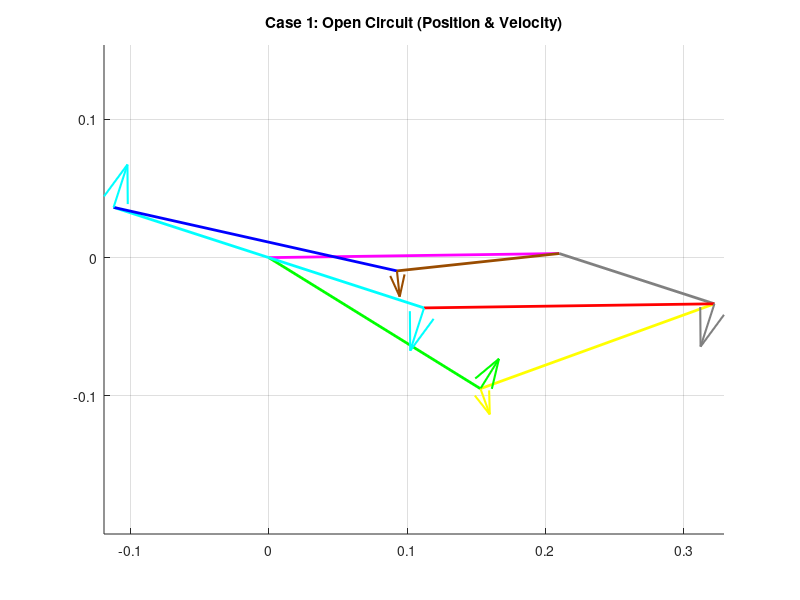
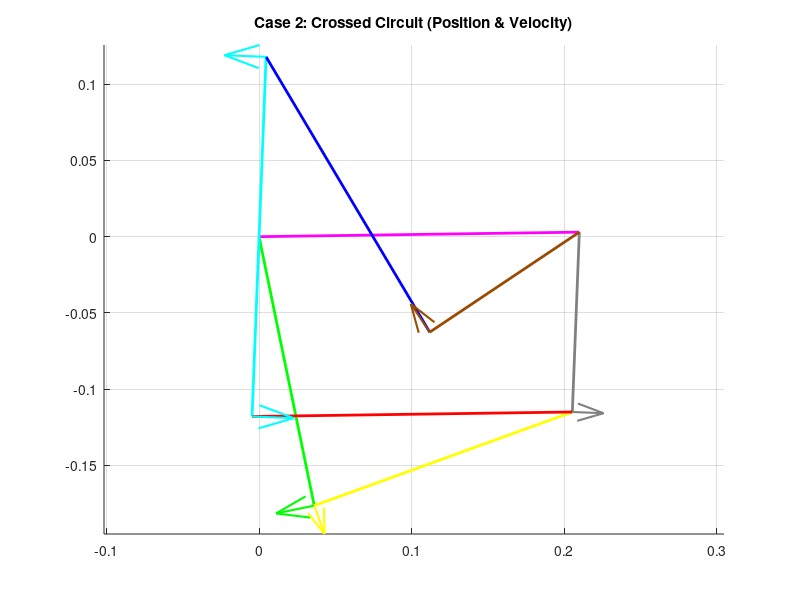

The MATLAB source for these figures, in order:
clear all
close all
clc

% ==========================================
% SECTION 1: PARAMETERS & INPUT
% ==========================================
L1 = 0.210; % Ground (Pink)
L2_Loop1 = 0.180; % Green
L3_Loop1 = 0.180; % Yellow
L4_Shared = 0.118; % Grey

L2_Loop2 = 0.118; % Cyan
L3_Loop2 = 0.210; % Red

L2_Loop3 = 0.118; % Cyan (Extended)
L3_Loop3 = 0.210; % Blue
L4_Loop3 = 0.118; % Brown

d = L1;
offset_deg = 0.81;
offset = deg2rad(offset_deg);

q3d_global = 19.94; 
q3 = deg2rad(q3d_global) - offset;

w_Yellow = -2.2; % Input Angular Velocity

% ==========================================
% SECTION 2: POSITION ANALYSIS
% ==========================================

% --- LOOP 1: Green-Yellow-Grey (O2-O4) ---
a = L2_Loop1; b = L3_Loop1; c = L4_Shared;
K1=d/b; K2=d/c; K3=(b^2-a^2+c^2+d^2)/(2*b*c); K4=d/a; K5=(c^2-d^2-b^2-a^2)/(2*b*a);
A=cos(q3)-K1-K2*cos(q3)+K3; B=-2*sin(q3); C=K1-(K2+1)*cos(q3)+K3;
D=cos(q3)-K1+K4*cos(q3)+K5; E=-2*sin(q3); F=K1+(K4-1)*cos(q3)+K5;

q4_L1_open = 2*atan((-B - sqrt(B^2 - 4*A*C))/(2*A));
q2_L1_open = 2*atan((-E - sqrt(E^2 - 4*D*F))/(2*D));
q4_L1_cross = 2*atan((-B + sqrt(B^2 - 4*A*C))/(2*A));
q2_L1_cross = 2*atan((-E + sqrt(E^2 - 4*D*F))/(2*D));

% --- LOOP 2: Cyan-Red-Grey (Cyan at O2, Grey at O4) ---
a = L2_Loop2; b = L3_Loop2; c = L4_Shared;
K1_L2=d/c; K2_L2=d/a; K3_L2=(c^2-b^2+a^2+d^2)/(2*c*a); K4_L2=d/b; K5_L2=(a^2-d^2-c^2-b^2)/(2*c*b);

% Case 1 (Open)
q_in_1 = q4_L1_open;
A2_1=cos(q_in_1)-K1_L2-K2_L2*cos(q_in_1)+K3_L2; B2_1=-2*sin(q_in_1); C2_1=K1_L2-(K2_L2+1)*cos(q_in_1)+K3_L2;
D2_1=cos(q_in_1)-K1_L2+K4_L2*cos(q_in_1)+K5_L2; E2_1=-2*sin(q_in_1); F2_1=K1_L2+(K4_L2-1)*cos(q_in_1)+K5_L2;
q2_Cyan_1 = 2*atan((-B2_1 + sqrt(B2_1^2 - 4*A2_1*C2_1))/(2*A2_1)); 
q3_Red_1 = 2*atan((-E2_1 + sqrt(E2_1^2 - 4*D2_1*F2_1))/(2*D2_1));

% Case 2 (Crossed)
q_in_2 = q4_L1_cross;
A2_2=cos(q_in_2)-K1_L2-K2_L2*cos(q_in_2)+K3_L2; B2_2=-2*sin(q_in_2); C2_2=K1_L2-(K2_L2+1)*cos(q_in_2)+K3_L2;
D2_2=cos(q_in_2)-K1_L2+K4_L2*cos(q_in_2)+K5_L2; E2_2=-2*sin(q_in_2); F2_2=K1_L2+(K4_L2-1)*cos(q_in_2)+K5_L2;
q2_Cyan_2 = 2*atan((-B2_2 + sqrt(B2_2^2 - 4*A2_2*C2_2))/(2*A2_2)); 
q3_Red_2 = 2*atan((-E2_2 + sqrt(E2_2^2 - 4*D2_2*F2_2))/(2*D2_2));

% --- LOOP 3: Cyan-Blue-Brown (Cyan at O2, Brown at O4) ---
a = L2_Loop3; b = L3_Loop3; c = L4_Loop3;
K1_L3=d/a; K2_L3=d/c; K3_L3=(a^2-b^2+c^2+d^2)/(2*a*c); K4_L3=d/b; K5_L3=(c^2-d^2-a^2-b^2)/(2*a*b);

% Case 1 (Open)
q_in_3_1 = q2_Cyan_1 + pi;
A3_1=cos(q_in_3_1)-K1_L3-K2_L3*cos(q_in_3_1)+K3_L3; B3_1=-2*sin(q_in_3_1); C3_1=K1_L3-(K2_L3+1)*cos(q_in_3_1)+K3_L3;
D3_1=cos(q_in_3_1)-K1_L3+K4_L3*cos(q_in_3_1)+K5_L3; E3_1=-2*sin(q_in_3_1); F3_1=K1_L3+(K4_L3-1)*cos(q_in_3_1)+K5_L3;
q4_Brown_1 = 2*atan((-B3_1 + sqrt(B3_1^2 - 4*A3_1*C3_1))/(2*A3_1));
q3_Blue_1 = 2*atan((-E3_1 + sqrt(E3_1^2 - 4*D3_1*F3_1))/(2*D3_1));

% Case 2 (Crossed)
q_in_3_2 = q2_Cyan_2 + pi;
A3_2=cos(q_in_3_2)-K1_L3-K2_L3*cos(q_in_3_2)+K3_L3; B3_2=-2*sin(q_in_3_2); C3_2=K1_L3-(K2_L3+1)*cos(q_in_3_2)+K3_L3;
D3_2=cos(q_in_3_2)-K1_L3+K4_L3*cos(q_in_3_2)+K5_L3; E3_2=-2*sin(q_in_3_2); F3_2=K1_L3+(K4_L3-1)*cos(q_in_3_2)+K5_L3;
q4_Brown_2 = 2*atan((-B3_2 + sqrt(B3_2^2 - 4*A3_2*C3_2))/(2*A3_2));
q3_Blue_2 = 2*atan((-E3_2 + sqrt(E3_2^2 - 4*D3_2*F3_2))/(2*D3_2));

% --- DISPLAY ANGLES ---
disp('======================================');
disp('       POSITION RESULTS (Degrees)');
disp('======================================');
disp('--- CASE 1 (OPEN) ---');
disp(['  Green:  ', num2str(rad2deg(q2_L1_open)+offset_deg)]);
disp(['  Yellow: ', num2str(q3d_global)]);
disp(['  Grey:   ', num2str(rad2deg(q4_L1_open)+offset_deg)]);
disp(['  Cyan:   ', num2str(rad2deg(q2_Cyan_1)+offset_deg)]);
disp(['  Red:    ', num2str(rad2deg(q3_Red_1)+offset_deg)]);
disp(['  Blue:   ', num2str(rad2deg(q3_Blue_1)+offset_deg)]);
disp(['  Brown:  ', num2str(rad2deg(q4_Brown_1)+offset_deg)]);
disp(' ');
disp('--- CASE 2 (CROSSED) ---');
disp(['  Green:  ', num2str(rad2deg(q2_L1_cross)+offset_deg)]);
disp(['  Yellow: ', num2str(q3d_global)]);
disp(['  Grey:   ', num2str(rad2deg(q4_L1_cross)+offset_deg)]);
disp(['  Cyan:   ', num2str(rad2deg(q2_Cyan_2)+offset_deg)]);
disp(['  Red:    ', num2str(rad2deg(q3_Red_2)+offset_deg)]);
disp(['  Blue:   ', num2str(rad2deg(q3_Blue_2)+offset_deg)]);
disp(['  Brown:  ', num2str(rad2deg(q4_Brown_2)+offset_deg)]);
disp(' ');

% ==========================================
% SECTION 3: VELOCITY ANALYSIS
% ==========================================
% w_Yellow = -2.2

% --- Loop 1 ---
a=L2_Loop1; b=L3_Loop1; c=L4_Shared;
% Case 1
w_Grey_1 = (b * w_Yellow * sin(q3 - q2_L1_open)) / (c * sin(q4_L1_open - q2_L1_open));
w_Green_1 = (b * w_Yellow * sin(q4_L1_open - q3)) / (a * sin(q4_L1_open - q2_L1_open));
% Case 2
w_Grey_2 = (b * w_Yellow * sin(q3 - q2_L1_cross)) / (c * sin(q4_L1_cross - q2_L1_cross));
w_Green_2 = (b * w_Yellow * sin(q4_L1_cross - q3)) / (a * sin(q4_L1_cross - q2_L1_cross));

% --- Loop 2 ---
a=L2_Loop2; b=L3_Loop2; c=L4_Shared;
% Case 1
w_Cyan_1 = (c * w_Grey_1 * sin(q4_L1_open - q3_Red_1)) / (a * sin(q2_Cyan_1 - q3_Red_1));
w_Red_1 = (c * w_Grey_1 * sin(q4_L1_open - q2_Cyan_1)) / (b * sin(q3_Red_1 - q2_Cyan_1));
% Case 2
w_Cyan_2 = (c * w_Grey_2 * sin(q4_L1_cross - q3_Red_2)) / (a * sin(q2_Cyan_2 - q3_Red_2));
w_Red_2 = (c * w_Grey_2 * sin(q4_L1_cross - q2_Cyan_2)) / (b * sin(q3_Red_2 - q2_Cyan_2));

% --- Loop 3 ---
a=L2_Loop3; b=L3_Loop3; c=L4_Loop3;
% Case 1
w_Brown_1 = (a * w_Cyan_1 * sin(q_in_3_1 - q3_Blue_1)) / (c * sin(q4_Brown_1 - q3_Blue_1));
w_Blue_1 = (a * w_Cyan_1 * sin(q4_Brown_1 - q_in_3_1)) / (b * sin(q4_Brown_1 - q3_Blue_1));
% Case 2
w_Brown_2 = (a * w_Cyan_2 * sin(q_in_3_2 - q3_Blue_2)) / (c * sin(q4_Brown_2 - q3_Blue_2));
w_Blue_2 = (a * w_Cyan_2 * sin(q4_Brown_2 - q_in_3_2)) / (b * sin(q4_Brown_2 - q3_Blue_2));

% --- DISPLAY VELOCITIES ---
disp('======================================');
disp('       VELOCITY RESULTS (rad/s)');
disp('======================================');
disp('--- CASE 1 (OPEN) ---');
disp(['  w_Green: ', num2str(w_Green_1)]);
disp(['  w_Yellow (Input): ', num2str(w_Yellow)]);
disp(['  w_Grey:  ', num2str(w_Grey_1)]);
disp(['  w_Cyan:  ', num2str(w_Cyan_1)]);
disp(['  w_Red:   ', num2str(w_Red_1)]);
disp(['  w_Blue:  ', num2str(w_Blue_1)]);
disp(['  w_Brown: ', num2str(w_Brown_1)]);
disp(' ');
disp('--- CASE 2 (CROSSED) ---');
disp(['  w_Green: ', num2str(w_Green_2)]);
disp(['  w_Yellow (Input): ', num2str(w_Yellow)]);
disp(['  w_Grey:  ', num2str(w_Grey_2)]);
disp(['  w_Cyan:  ', num2str(w_Cyan_2)]);
disp(['  w_Red:   ', num2str(w_Red_2)]);
disp(['  w_Blue:  ', num2str(w_Blue_2)]);
disp(['  w_Brown: ', num2str(w_Brown_2)]);

% ==========================================
% SECTION 4: VECTORS & PLOTTING
% ==========================================

RO4O2 = L1*exp(1i*offset);
RO4O2x = real(RO4O2); RO4O2y = imag(RO4O2);

% --- CASE 1 (OPEN) ---
figure(1)
hold on; title('Case 1: Open Circuit (Position & Velocity)');

% 1. Create Position Vectors (Relative to their Pivot)
% Green at O2 (0,0)
R_Green = L2_Loop1*exp(1i*(q2_L1_open+offset)); 
% Yellow at Green Tip
R_Yellow = L3_Loop1*exp(1i*(q3+offset)); 
% Grey at O4 (RO4O2)
R_Grey = L4_Shared*exp(1i*(q4_L1_open+offset)); 

% Cyan at O2 (0,0) <-- CORRECTED: Fixed at O2
R_Cyan = L2_Loop2*exp(1i*(q2_Cyan_1+offset)); 
% Red at Cyan Tip
R_Red = L3_Loop2*exp(1i*(q3_Red_1+offset)); 

% Cyan Up at O2 (0,0) <-- CORRECTED
R_Cyan_Up = L2_Loop3*exp(1i*(q_in_3_1+offset)); 
% Blue at Cyan Up Tip
R_Blue = L3_Loop3*exp(1i*(q3_Blue_1+offset)); 
% Brown at O4 (RO4O2)
R_Brown = L4_Loop3*exp(1i*(q4_Brown_1+offset)); 

% 2. Plot Mechanism (Position)
plot([0 RO4O2x], [0 RO4O2y], 'm-', 'LineWidth', 2); % Ground (Pink)

% Loop 1
plot([0 real(R_Green)], [0 imag(R_Green)], 'g-', 'LineWidth', 2); % Green
plot([real(R_Green) real(R_Grey)+RO4O2x], [imag(R_Green) imag(R_Grey)+RO4O2y], 'y-', 'LineWidth', 2); % Yellow
plot([RO4O2x real(R_Grey)+RO4O2x], [RO4O2y imag(R_Grey)+RO4O2y], 'Color', [0.5 0.5 0.5], 'LineWidth', 2); % Grey

% Loop 2
plot([0 real(R_Cyan)], [0 imag(R_Cyan)], 'c-', 'LineWidth', 2); % Cyan (Starts at 0,0)
plot([real(R_Cyan) real(R_Grey)+RO4O2x], [imag(R_Cyan) imag(R_Grey)+RO4O2y], 'r-', 'LineWidth', 2); % Red

% Loop 3
plot([0 real(R_Cyan_Up)], [0 imag(R_Cyan_Up)], 'c-', 'LineWidth', 2); % Cyan Up (Starts at 0,0)
plot([real(R_Cyan_Up) real(R_Brown)+RO4O2x], [imag(R_Cyan_Up) imag(R_Brown)+RO4O2y], 'b-', 'LineWidth', 2); % Blue
plot([RO4O2x real(R_Brown)+RO4O2x], [RO4O2y imag(R_Brown)+RO4O2y], 'Color', [0.6 0.3 0], 'LineWidth', 2); % Brown

% 3. Calculate Velocities (V = 1i * R * w)
V_Green = 1i * R_Green * w_Green_1;
V_Yellow_Rel = 1i * R_Yellow * w_Yellow;
V_Grey = 1i * R_Grey * w_Grey_1;
V_Cyan = 1i * R_Cyan * w_Cyan_1;
V_Cyan_Up = 1i * R_Cyan_Up * w_Cyan_1;
V_Brown = 1i * R_Brown * w_Brown_1;

% 4. Plot Velocities
quiver(real(R_Green), imag(R_Green), real(V_Green)/40, imag(V_Green)/40, 0, 'Color', 'g', 'LineWidth', 1.5, 'MaxHeadSize', 0.5);
quiver(real(R_Green), imag(R_Green), real(V_Yellow_Rel)/20, imag(V_Yellow_Rel)/20, 0, 'Color', 'y', 'LineWidth', 1.5, 'MaxHeadSize', 0.5);
quiver(real(R_Grey)+RO4O2x, imag(R_Grey)+RO4O2y, real(V_Grey)/40, imag(V_Grey)/40, 0,'Color', [0.5 0.5 0.5], 'LineWidth', 1.5, 'MaxHeadSize', 0.5);
% Cyan at 0,0
quiver(real(R_Cyan), imag(R_Cyan), real(V_Cyan)/40, imag(V_Cyan)/40, 0, 'c', 'LineWidth', 1.5, 'MaxHeadSize', 0.5);
% Cyan Up at 0,0
quiver(real(R_Cyan_Up), imag(R_Cyan_Up), real(V_Cyan_Up)/40, imag(V_Cyan_Up)/40, 0, 'c', 'LineWidth', 1.5, 'MaxHeadSize', 0.5);
quiver(real(R_Brown)+RO4O2x, imag(R_Brown)+RO4O2y, real(V_Brown)/20, imag(V_Brown)/20, 0, 'Color', [0.6 0.3 0], 'LineWidth', 1.5, 'MaxHeadSize', 0.5);

axis equal; grid on;

% --- CASE 2 (CROSSED) ---
figure(2)
hold on; title('Case 2: Crossed Circuit (Position & Velocity)');

% 1. Create Vectors
R_Green_2 = L2_Loop1*exp(1i*(q2_L1_cross+offset));
R_Yellow_2 = L3_Loop1*exp(1i*(q3+offset));
R_Grey_2 = L4_Shared*exp(1i*(q4_L1_cross+offset));
R_Cyan_2 = L2_Loop2*exp(1i*(q2_Cyan_2+offset)); % At O2
R_Red_2 = L3_Loop2*exp(1i*(q3_Red_2+offset));
R_Cyan_Up_2 = L2_Loop3*exp(1i*(q_in_3_2+offset)); % At O2
R_Blue_2 = L3_Loop3*exp(1i*(q3_Blue_2+offset));
R_Brown_2 = L4_Loop3*exp(1i*(q4_Brown_2+offset));

% 2. Plot Position
plot([0 RO4O2x], [0 RO4O2y], 'm-', 'LineWidth', 2);
plot([0 real(R_Green_2)], [0 imag(R_Green_2)], 'g-', 'LineWidth', 2);
plot([real(R_Green_2) real(R_Grey_2)+RO4O2x], [imag(R_Green_2) imag(R_Grey_2)+RO4O2y], 'y-', 'LineWidth', 2);
plot([RO4O2x real(R_Grey_2)+RO4O2x], [RO4O2y imag(R_Grey_2)+RO4O2y], 'Color', [0.5 0.5 0.5], 'LineWidth', 2);
% Cyan at 0,0
plot([0 real(R_Cyan_2)], [0 imag(R_Cyan_2)], 'c-', 'LineWidth', 2);
plot([real(R_Cyan_2) real(R_Grey_2)+RO4O2x], [imag(R_Cyan_2) imag(R_Grey_2)+RO4O2y], 'r-', 'LineWidth', 2);
% Cyan Up at 0,0
plot([0 real(R_Cyan_Up_2)], [0 imag(R_Cyan_Up_2)], 'c-', 'LineWidth', 2);
plot([real(R_Cyan_Up_2) real(R_Brown_2)+RO4O2x], [imag(R_Cyan_Up_2) imag(R_Brown_2)+RO4O2y], 'b-', 'LineWidth', 2);
plot([RO4O2x real(R_Brown_2)+RO4O2x], [RO4O2y imag(R_Brown_2)+RO4O2y], 'Color', [0.6 0.3 0], 'LineWidth', 2);

% 3. Calculate Velocities
V_Green_2 = 1i * R_Green_2 * w_Green_2;
V_Yellow_Rel_2 = 1i * R_Yellow_2 * w_Yellow;
V_Grey_2 = 1i * R_Grey_2 * w_Grey_2;
V_Cyan_2 = 1i * R_Cyan_2 * w_Cyan_2;
V_Cyan_Up_2 = 1i * R_Cyan_Up_2 * w_Cyan_2;
V_Brown_2 = 1i * R_Brown_2 * w_Brown_2;

% 4. Plot Velocities
quiver(real(R_Green_2), imag(R_Green_2), real(V_Green_2)/60, imag(V_Green_2)/60, 0, 'g', 'LineWidth', 1.5, 'MaxHeadSize', 0.5);
quiver(real(R_Green_2), imag(R_Green_2), real(V_Yellow_Rel_2)/20, imag(V_Yellow_Rel_2)/20, 0, 'y', 'LineWidth', 1.5, 'MaxHeadSize', 0.5);
quiver(real(R_Grey_2)+RO4O2x, imag(R_Grey_2)+RO4O2y,real(V_Grey_2)/80, imag(V_Grey_2)/80,0, 'Color', [0.5 0.5 0.5], 'LineWidth', 1.5, 'MaxHeadSize', 0.5);
quiver(real(R_Cyan_2), imag(R_Cyan_2), real(V_Cyan_2)/60, imag(V_Cyan_2)/60, 0, 'c', 'LineWidth', 1.5, 'MaxHeadSize', 0.5);
quiver(real(R_Cyan_Up_2), imag(R_Cyan_Up_2), real(V_Cyan_Up_2)/60, imag(V_Cyan_Up_2)/60, 0, 'c', 'LineWidth', 1.5, 'MaxHeadSize', 0.5);
quiver(real(R_Brown_2)+RO4O2x, imag(R_Brown_2)+RO4O2y, real(V_Brown_2)/40, imag(V_Brown_2)/40, 0, 'Color', [0.6 0.3 0], 'LineWidth', 1.5, 'MaxHeadSize', 0.5);

axis equal; grid on;
